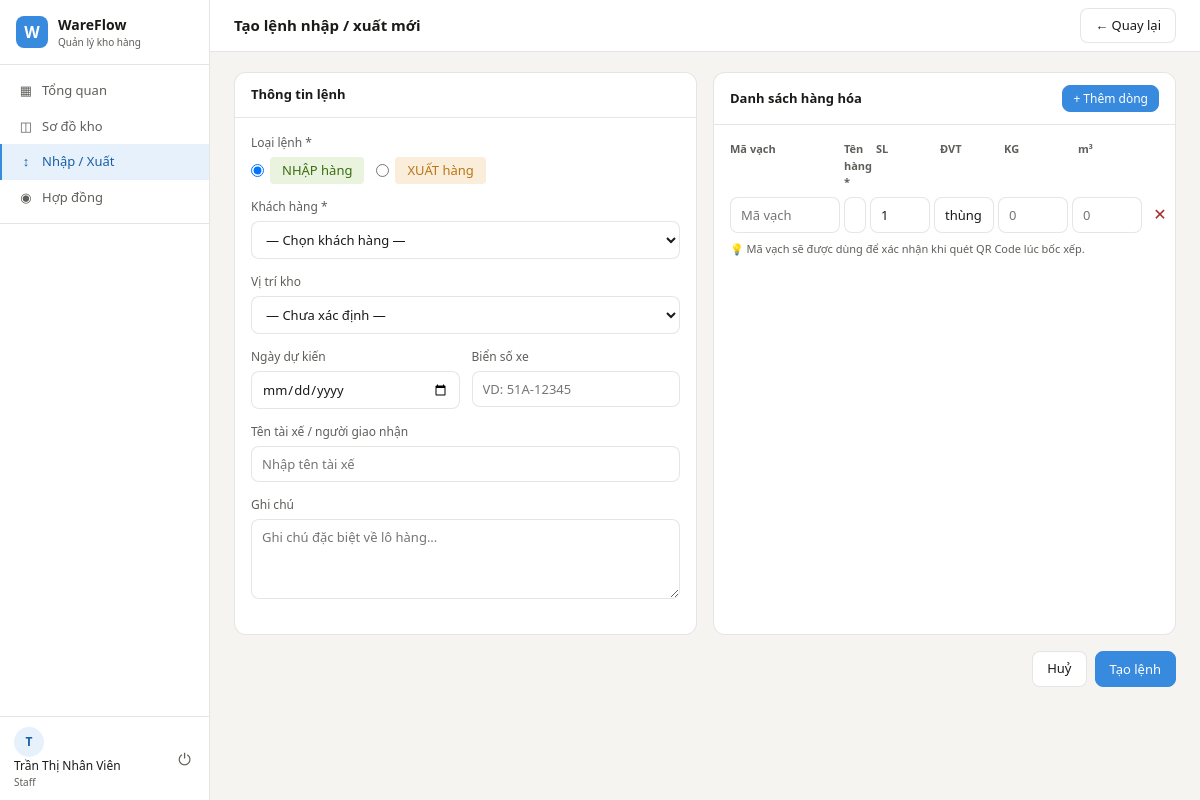
The page /logistics/create (signed in) on the database its author committed.
### app/models/__init__.py (models this page shows, shortened)
class User(UserMixin, db.Model):
    __tablename__ = 'users'
    id           = db.Column(db.Integer, primary_key=True)
    username     = db.Column(db.String(80), unique=True, nullable=False)
    email        = db.Column(db.String(120), unique=True, nullable=False)
    password_hash = db.Column(db.String(256), nullable=False)
    full_name    = db.Column(db.String(150))
    phone        = db.Column(db.String(20))
    role         = db.Column(db.String(20), default=UserRole.STAFF.value)
    is_active    = db.Column(db.Boolean, default=True)
    created_at   = db.Column(db.DateTime, default=datetime.utcnow)
    def is_admin(self):
        return self.role == UserRole.ADMIN.value

### app/routes/logistics.py (the view, shortened to what this page needs)
@logistics_bp.route('/create', methods=['GET', 'POST'])
@login_required
def create():
    customers = Customer.query.order_by(Customer.name).all()
    slots     = Slot.query.filter(
        Slot.status.in_([SlotStatus.RENTED.value, SlotStatus.EMPTY.value])
    ).order_by(Slot.code).all()
    return render_template('logistics/form.html',
                           order=None,
                           customers=customers,
                           slots=slots,
                           OrderType=OrderType)

### app/models/__init__.py (called while the page is built)
@login_manager.user_loader
def load_user(user_id):
    return User.query.get(int(user_id))

### run.py (called while the page is built)
@app.context_processor
def inject_globals():
    from datetime import datetime
    return {'now': datetime.now()}

### app/templates/logistics/form.html (shortened to what this page needs)
{% extends 'base.html' %}
{% block page_title %}{{ 'Chỉnh sửa lệnh' if order else 'Tạo lệnh nhập / xuất mới' }}{% endblock %}
{% block topbar_actions %}
  <a href="{{ url_for('logistics.index') }}" class="btn">← Quay lại</a>
{% endblock %}
{% block content %}
<form method="POST" action="{{ url_for('logistics.create') }}">
<div class="grid-2">
  <div class="panel">
    <div class="panel-header"><span class="panel-title">Thông tin lệnh</span></div>
    <div class="panel-body">
      <div class="form-group">
        <label class="form-label">Loại lệnh *</label>
        <div style="display:flex;gap:12px">
          <label style="display:flex;align-items:center;gap:6px;cursor:pointer;font-size:13px">
            <input type="radio" name="order_type" value="inbound"
                   {{ 'checked' if not order or order.order_type=='inbound' }} required>
            <span class="badge badge-success" style="font-size:13px;padding:4px 12px">NHẬP hàng</span>
          </label>
          <label style="display:flex;align-items:center;gap:6px;cursor:pointer;font-size:13px">
            <input type="radio" name="order_type" value="outbound"
                   {{ 'checked' if order and order.order_type=='outbound' }}>
            <span class="badge badge-warning" style="font-size:13px;padding:4px 12px">XUẤT hàng</span>
          </label>
        </div>
      </div>
      <div class="form-group">
        <label class="form-label">Khách hàng *</label>
        <select name="customer_id" class="form-control" required>
          <option value="">— Chọn khách hàng —</option>
        </select>
      </div>
      <div class="form-group">
        <label class="form-label">Vị trí kho</label>
        <select name="slot_id" class="form-control">
          <option value="">— Chưa xác định —</option>
        </select>
      </div>
      <div class="form-grid form-grid-2">
        <div class="form-group">
          <label class="form-label">Ngày dự kiến</label>
          <input type="date" name="scheduled_date" class="form-control"
                 value="{{ order.scheduled_date.isoformat() if order and order.scheduled_date else '' }}">
        </div>
        <div class="form-group">
          <label class="form-label">Biển số xe</label>
          <input type="text" name="vehicle_plate" class="form-control"
                 placeholder="VD: 51A-12345"
                 value="{{ order.vehicle_plate if order else '' }}">
        </div>
      </div>
      <div class="form-group">
        <label class="form-label">Tên tài xế / người giao nhận</label>
        <input type="text" name="driver_name" class="form-control"
               placeholder="Nhập tên tài xế"
               value="{{ order.driver_name if order else '' }}">
      </div>
      <div class="form-group">
        <label class="form-label">Ghi chú</label>
        <textarea name="notes" class="form-control"
                  placeholder="Ghi chú đặc biệt về lô hàng...">{{ order.notes if order else '' }}</textarea>
      </div>
    </div>
  </div>
  <div class="panel">
    <div class="panel-header">
      <span class="panel-title">Danh sách hàng hóa</span>
      <button type="button" onclick="addOrderItem()" class="btn btn-sm btn-primary">+ Thêm dòng</button>
    </div>
    <div class="panel-body">
      <div style="display:grid;grid-template-columns:110px 1fr 60px 60px 70px 70px 28px;gap:4px;margin-bottom:6px">
        <span style="font-size:11px;color:var(--text-muted);font-weight:600">Mã vạch</span>
        <span style="font-size:11px;color:var(--text-muted);font-weight:600">Tên hàng *</span>
        <span style="font-size:11px;color:var(--text-muted);font-weight:600">SL</span>
        <span style="font-size:11px;color:var(--text-muted);font-weight:600">ĐVT</span>
        <span style="font-size:11px;color:var(--text-muted);font-weight:600">KG</span>
        <span style="font-size:11px;color:var(--text-muted);font-weight:600">m³</span>
        <span></span>
      </div>
      <div id="order-items">
        <div class="order-item-row" style="display:grid;grid-template-columns:110px 1fr 60px 60px 70px 70px 28px;gap:4px;margin-bottom:6px">
          <input type="text"   name="barcodes"    placeholder="Mã vạch"  class="form-control">
          <input type="text"   name="goods_names" placeholder="Tên hàng" class="form-control" required>
          <input type="number" name="quantities"  value="1" min="1"      class="form-control">
          <input type="text"   name="units"       value="thùng"          class="form-control">
          <input type="number" name="weights"     placeholder="0" step="0.1" class="form-control">
          <input type="number" name="volumes"     placeholder="0" step="0.01" class="form-control">
          <button type="button" onclick="this.closest('.order-item-row').remove()"
                  style="background:none;border:none;color:var(--red);cursor:pointer;font-size:16px">✕</button>
        </div>
      </div>
      <p style="font-size:11px;color:var(--text-muted);margin-top:8px">
        💡 Mã vạch sẽ được dùng để xác nhận khi quét QR Code lúc bốc xếp.
      </p>
    </div>
  </div>
</div>
<div style="display:flex;justify-content:flex-end;gap:8px;margin-top:16px">
  <a href="{{ url_for('logistics.index') }}" class="btn">Huỷ</a>
  <button type="submit" class="btn btn-primary">Tạo lệnh</button>
</div>
</form>
{% endblock %}

### app/templates/base.html (shortened to what this page needs)
<!DOCTYPE html>
<html lang="vi">
<head>
  <link rel="stylesheet" href="{{ url_for('static', filename='css/main.css') }}">
</head>
<body>
{% if current_user.is_authenticated %}
<div class="app-layout">
  <aside class="sidebar">
    <div class="sidebar-logo">
      <div class="logo-icon">W</div>
      <div>
        <div class="logo-name">WareFlow</div>
        <div class="logo-sub">Quản lý kho hàng</div>
      </div>
    </div>
    <nav class="sidebar-nav">
      <a href="{{ url_for('dashboard.index') }}"
         class="nav-item {% if request.endpoint == 'dashboard.index' %}active{% endif %}">
        <span class="nav-icon">▦</span> Tổng quan
      </a>
      <a href="{{ url_for('warehouse.index') }}"
         class="nav-item {% if 'warehouse' in request.endpoint %}active{% endif %}">
        <span class="nav-icon">◫</span> Sơ đồ kho
      </a>
      <a href="{{ url_for('logistics.index') }}"
         class="nav-item {% if 'logistics' in request.endpoint %}active{% endif %}">
        <span class="nav-icon">↕</span> Nhập / Xuất
      </a>
      <a href="{{ url_for('contracts.index') }}"
         class="nav-item {% if 'contracts' in request.endpoint %}active{% endif %}">
        <span class="nav-icon">◉</span> Hợp đồng
      </a>
      <div class="nav-divider"></div>
    </nav>
    <div class="sidebar-footer">
      <div class="user-info">
        <div class="user-avatar">{{ current_user.full_name[0] if current_user.full_name else current_user.username[0] }}</div>
        <div>
          <div class="user-name">{{ current_user.full_name or current_user.username }}</div>
          <div class="user-role">{{ current_user.role | capitalize }}</div>
        </div>
      </div>
      <a href="{{ url_for('auth.logout') }}" class="logout-btn" title="Đăng xuất">⏻</a>
    </div>
  </aside>
  <div class="main-content">
    <header class="topbar">
      <h1 class="page-title">{% block page_title %}{% endblock %}</h1>
      <div class="topbar-actions">{% block topbar_actions %}{% endblock %}</div>
    </header>
    <div class="content-body">
      {% block content %}{% endblock %}
    </div>
  </div>
</div>
{% else %}
  {% block auth_content %}{% endblock %}
{% endif %}
</body>
</html>

### rows shown on the page
User: full_name "T", full_name "Trần Thị Nhân Viên", role "Staff"

### other values the page prints
{{ 'Chỉnh sửa lệnh' if order else 'Tạo lệnh nhập / xuất mới' }} "Tạo lệnh nhập / xuất mới"
